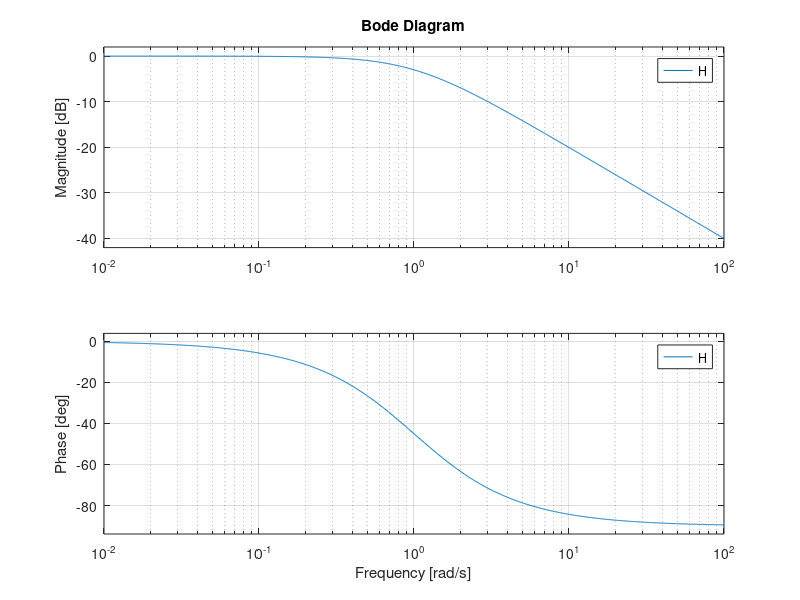
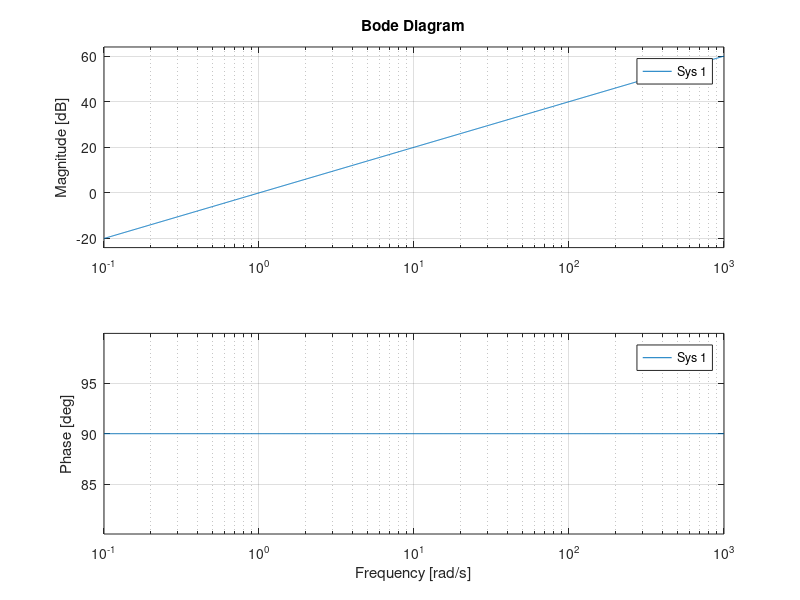
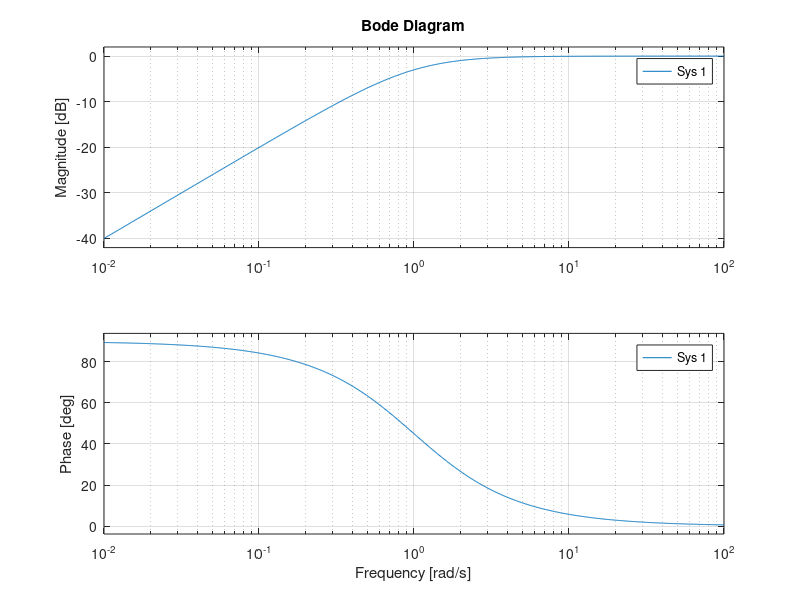
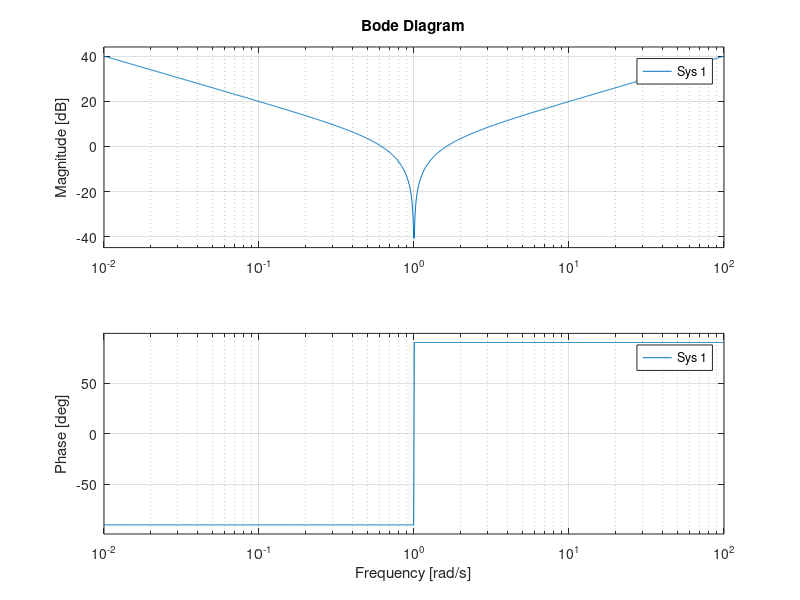

Reproduce these figures in MATLAB, in order. (Note: this script raises an error after producing the figures.)
%% 
%  
%  file:   demo_zh.m
%  author: Polcz Péter <ppolcz@gmail.com> 
% 
%  Created on Mon May 18 16:59:43 CEST 2015
%

%% operator normak

s = tf('s');

H = 1/(s+1);
display(H)

n = norm(H,2)
[n,fpeak] = norm(H,inf)

bode(H), grid on

H = {
    s
    s/(s+1)
    (s^2+1)/s
    (s^2+s+1)/(s^3+s^2+3*s+2)
    };

for ii = 1:numel(H)
    figure(ii+1),
    bode(H{ii})
end


%% Laplace tartomanyban

syms t s
H = 1/(s+1);
h = ilaplace(H)

step = 0.001;
t_num = 0:step:10;
plot(t_num, subs(h,t,t_num))
double(sum(subs(h,t,t_num)) * step)

%% Fourier analysis

N = 1000;
t = linspace(-pi,pi,N);

t1 = -3*pi/4;
s = zeros(size(t));
s(t < t1) = 1;

f = fit(t',s','fourier2')
n = coeffnames(f)
c = coeffvalues(f)
k = (length(c)-2)/2

(1:k)*2
size((c((1:k)*2)'*ones(1,N)))
Cos = sum((c((1:k)*2)'*ones(1,N)) .* cos((1:k)'*t*w), 1);
Sin = sum((c((1:k)*2 + 1)'*ones(1,N)) .* sin((1:k)'*t*w), 1)

w = c(end);
figure, plot(t, [c(1) + Sin + Cos])
figure, plot(f,t,s)

coeffnames(f)
coeffvalues(f)

% plot(t, s)


%%

N = 1000;
t = linspace(-pi,pi,N);

c = [rand(1,7) 1];
k = (length(c)-2)/2;


Cos = sum((c((1:k)*2)'*ones(1,N)) .* cos((1:k)'*t*w), 1);
Sin = sum((c((1:k)*2 + 1)'*ones(1,N)) .* sin((1:k)'*t*w), 1);
w = c(end);
plot(t, c(1) + Sin + Cos)


%% Legendre polynomials - GS orthogonalization - JONAK TUNIK

syms x real
N = 6;

f = x.^(0:N-1)
p = sym(zeros(1,N));

a = -1;
b = 1;

fnorm = @(f) sqrt(int(f^2,x,a,b));
dotpr = @(f,g) int(f*g,x,a,b);

p(1) = f(1) / fnorm(f(1));
for n = 2:N
    p(n) = f(n);
    for k = 1:n-1
        p(n) = p(n) - dotpr(f(n),p(k))*p(k);
    end
    p(n) = p(n) / fnorm(p(n));
end

pretty(p')
vpa(p',4)
for n = 1:N
    for m = 1:n
        pr = dotpr(p(n),p(m));
        % sym([ pr , n , m ])
        if n == m
            assert(pr == 1)
        else
            assert(pr == 0)
        end
    end
end
%%

% create a CFIT class variable

f = fittype('a*x^2+b*exp(n*x)')

c = cfit(f,1,10.3,-1e2)

%get the polynomial expression as a string array

p = fevalexpr(f);

%export the polynomial and its coefficients to an Excel sheet

% xlswrite('example',{p;c.a;c.b;c.n});

%% Fourier sorfejtese az 
%            
%             |   ___
% ____________|___   ______
% ------------+------------
% -pi -pi/2   0    pi/2   pi

t0 = pi/4;
t1 = pi/2;

a0 = 1/8; 
a = @(k) 1./(k*pi) .* (sin(k*pi/2) - sin(k*pi/4));
b = @(k) 1./(k*pi) .* (cos(k*pi/4) - cos(k*pi/2));

n = 1000;
t = linspace(-pi,pi,n);
k = 1:300;
f = a0 + sum(repmat(a(k)', [1 n]) .* cos(k'*t) + repmat(b(k)', [1 n]) .* sin(k'*t),1);

figure, plot(t,f), grid on, axis equal, axis([-pi, pi, -0.5 1.5])
set(gca,'xtick',linspace(-pi,pi,9))
set(gca,'XTickLabel',{'-p','-3p/4','-p/2','-p/4','0','p/4','p/2','3p/4','p'})
% set(gca,'XTickLabel',{'-\pi','-3\pi/4','-\pi/2','-\pi/4','0','\pi/4','\pi/2','3\pi/4','\pi'})

%%

t = linspace(0,pi,1000);
plot(t,sin(2*t)+cos(2*t)), grid on
set(gca,'xtick',linspace(0,pi,5))
set(gca,'XTickLabel',{'0','p/4','p/2','3p/4','p'})


%% Rational polynomials

num = [1 1 0 1];
den = [1 0 1];

n = 1000;
B = 10;
t = linspace(-B,B,n);
f = polyval(num,t) ./ polyval(den,t);

syms x
r = poly2sym(num,x)/poly2sym(den,x);
dr = diff(r,x);
dr_num = double(subs(dr,x,t));

plot(t,[f;dr_num])

%% Polynomial sigmoid: http://www.flong.com/texts/code/shapers_poly/
%  t: from previous

t1 = t/10*1.9;
y1 =  4/9*t1.^6 - 17/9*t1.^4 + 22/9*t1.^2;
plot(t,y1)